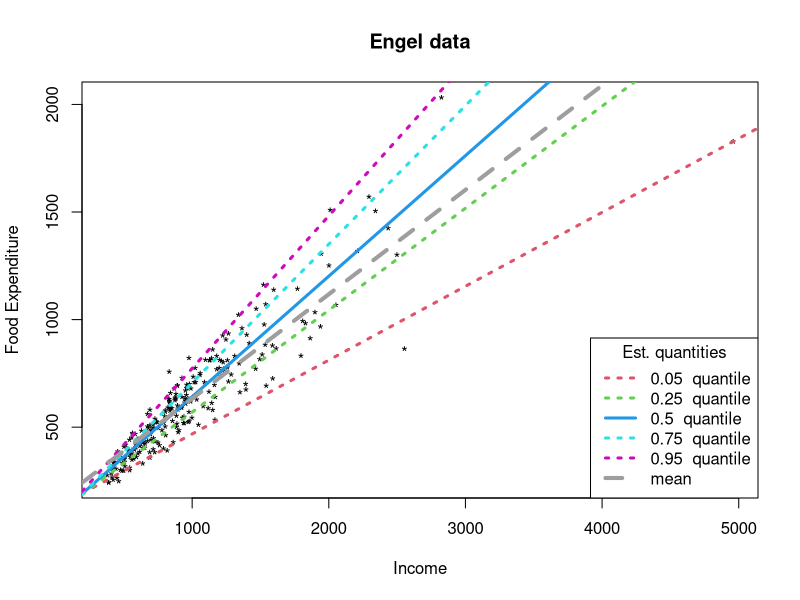
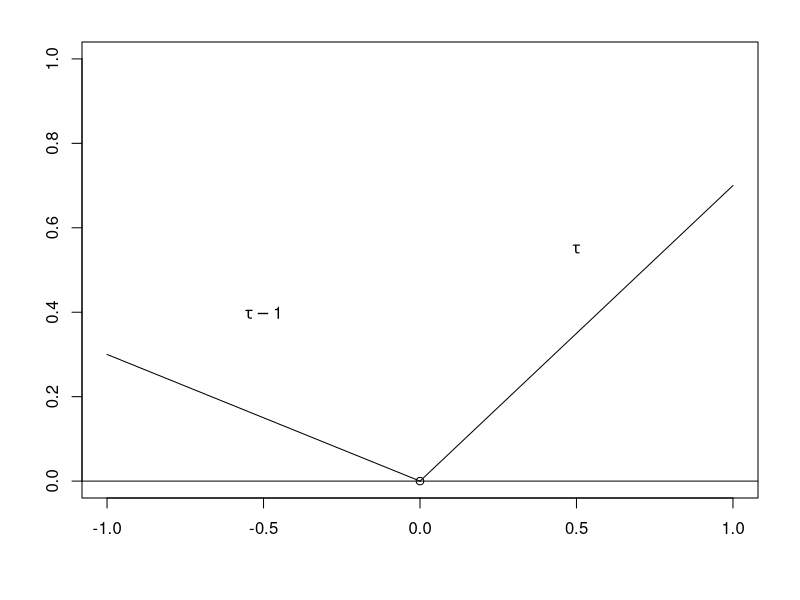
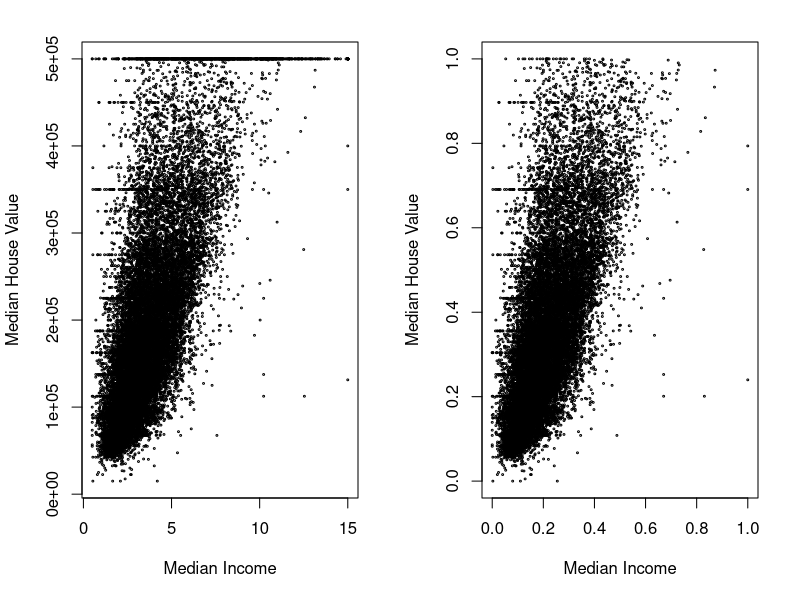
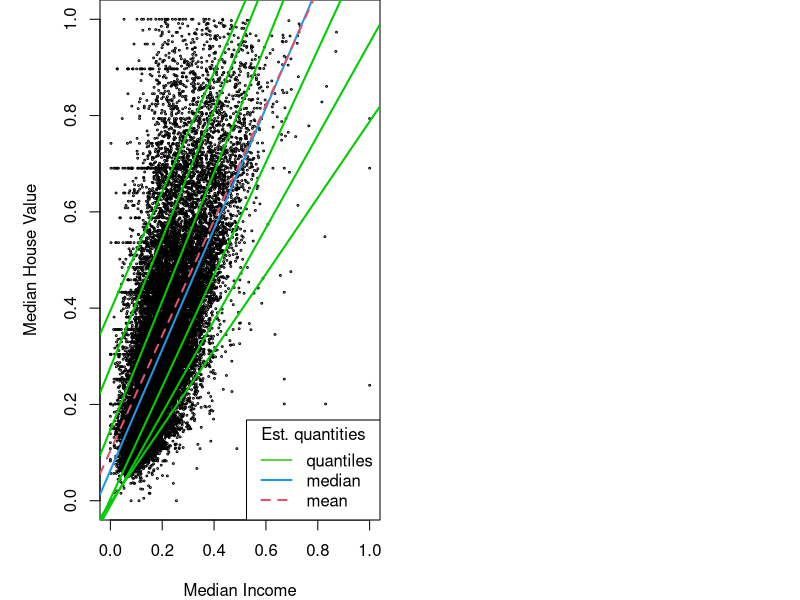

Recreate these plots in R, in order. (Note: this script raises an error after producing the figures.)
## ---- chunk 1
library(MASS)
library(quantreg)
library(grid)
library(gridBase)
library(ggplot2)

knitr::opts_chunk$set(warning=FALSE, message=FALSE, dpi=300, dev='png', global.par = TRUE, dev.args=list(pointsize=10), fig.path = 'figs/', cache = TRUE)

def.chunk.hook  <- knitr::knit_hooks$get("chunk")
knitr::knit_hooks$set(chunk = function(x, options) {
  x <- def.chunk.hook(x, options)
  ifelse(options$size != "normalsize", paste0("\\", options$size,"\n\n", x, "\n\n \\normalsize"), x)
})


hook_output <- knitr::knit_hooks$get("output")
knitr::knit_hooks$set(output = function(x, options) {
  lines <- options$output.lines
  if (is.null(lines)) {
    return(hook_output(x, options))  # pass to default hook
  }
  x <- unlist(strsplit(x, "\n"))
  more <- "..."
  if (length(lines)==1) {        # first n lines
    if (length(x) > lines) {
      # truncate the output, but add ....
      x <- c(head(x, lines), more)
    }
  } else {
    x <- c(if (abs(lines[1])>1 | lines[1]<0) more else NULL,
           x[lines],
           if (length(x)>lines[abs(length(lines))]) more else NULL
          )
  }
  # paste these lines together
  x <- paste(c(x, ""), collapse = "\n")
  hook_output(x, options)
})

## ---- chunk 2
data(engel)
plot(foodexp ~ income, data = engel,
main = "Engel data", xlab ="Income", ylab="Food Expenditure", pch='*', pin=c(2,1))
taus <- c(.05, .25, .50, .75, .95)

rqs <- as.list(taus)

for(i in seq(along = taus)) {
rqs[[i]] <- rq(foodexp ~ income, tau = taus[i], data = engel)
  if (taus[i]==0.50){
    abline(rqs[[i]],col=i+1,lty=1,lwd=3)
  } else {
    abline(rqs[[i]],col=i+1,lty=3,lwd=3)
  }
}

lr<-lm(foodexp ~ income, data = engel)
abline(lr,col=8,lty=2,lwd=4)
#lines(engel$income, fitted(lr), col = 8, lwd=1.5, lty=2)
legend("bottomright",1, legend= c(paste(taus, " quantile"),"mean"),title="Est. quantities",
  col = c((2:(length(taus)+1)),8), lty=c(3,3,1,3,3,2), lwd=c(rep(3,length(taus)),4))
## ---- chunk 3
par(mar=c(5, 4, 2, 2) + 0.1)
plot(0,0,ylim=c(0,1), xlab="", ylab="")
segments(0,0,1,0.7)
segments(0,0,-1,0.3)
abline(h=0)
text(0.5,0.55,expression(tau))
text(-0.5,0.4,expression(tau-1))
## ---- chunk 4
house <- read.csv("house_from_gitsklearn.csv")
summary(house)
## ---- chunk 5

par(mfrow=c(1,2))

plot(house$median_income, house$median_house_value, cex=.25, cex.lab=1,cex.axis=1,
     lheight=0.5,
     xlab="Median Income", ylab="Median House Value")

house <- house[ complete.cases(house), ]

to_scale <- c("median_house_value", "median_income", "households", "population", "total_bedrooms", "total_rooms", "housing_median_age", "latitude", "longitude")

for( str in to_scale){
  house[str] = ((house[str]) - min(house[str])) /
    ( max(house[str]) - min(house[str]) )
}

house <- house[ -which(house$median_house_value == 1), ]

plot(house$median_income, house$median_house_value, cex=.25, cex.lab=1,cex.axis=1,
     lheight=0.5,
     xlab="Median Income", ylab="Median House Value")

## ---- chunk 6

par(mar=c(4,5,0,1))
plot(house$median_income, house$median_house_value, cex=.25, cex.lab=1,cex.axis=1,
     lheight=0.5,
     xlab="Median Income", ylab="Median House Value")

taus <- c(.05,.1,.25,.75,.90,.95)
for( i in 1:length(taus)){
  abline(rq( median_house_value ~ median_income,
             data=house,tau=taus[i]), col="green3", lwd=2)
}

median.rq<-rq( median_house_value ~ median_income,
             data=house,tau=0.5)
abline(median.rq, col=4, lwd=2)


fit <- lm( median_house_value ~ median_income + (median_income*median_income), data=house )
abline(fit,col=2, lwd=2, lty =2 )
legend("bottomright",1, legend= c("quantiles","median","mean"),title="Est. quantities",
  col = c(3,4,2), lty=c(1,1,2), lwd=c(2,2,2))
## ---- chunk 7
population.rq<- rq(population ~ households,
                   data=house, tau=taus)
population.summary<-summary.rqs(population.rq, ci='boot')
population.summary
## ---- chunk 8
set.seed(3)
res.house <- house[ sample(1:nrow(house), 5000), ]
fit <- rq(median_house_value ~ ., tau=taus, data=res.house)
plot.summary.rqs(summary.rqs(fit))
## ---- chunk 9
taus <- c(.05, .10, .25, .50, .75, .90, .95)
fit <- rq( median_house_value ~ median_income, tau=taus, data=house )
## ---- chunk 10
anova.rqs(fit)
## ---- chunk 11
fit.1 <- rq(median_house_value ~ median_income, tau=0.5, data=house)
fit.2 <- rq(median_house_value ~ median_income + total_rooms,
            tau=0.5, data=house)
fit.3 <- rq(median_house_value ~ median_income + total_bedrooms,
            tau=0.5, data=house)

anova.rq(fit.1, fit.2)
anova.rq(fit.1, fit.3)
## ---- chunk 12
newdata <- house[3,]
yy<-predict.rq(object=fit.1,newdata=newdata,
               type="percentile", interval="confidence",
               se='boot')
yy
## ---- chunk 13
set.seed(4)
ns <- c(10, 12, 14)
  
par(mfrow = c(1, length(ns)))
for( i in ns ){
  n <- (2^i)+1
  x <- seq(0, 2, length=n)
  y <- -x + rnorm(n)
  df <- data.frame(x, y)
  b <- boot.rq(x=x, y=y, tau=.5, R = 1000)
  main <- paste(n, "Points")
  m <- mean(b$B) + 1
  s <- sd(b$B)
  hist(b$B + 1, breaks = 30, prob=TRUE, xlab = "B* - B", main = main)
  abline(v=0, add=TRUE, col='red', lty=2, lwd=2)
  abline(v=m, add=TRUE, col='green', lty=2, lwd=2)
  curve(dnorm(x, m, s), add=TRUE)
}

legend("topright", 1, legend = c("real mean","sample mean"), col = c("red", "green"),
       lty=c(2,2), lwd=c(2,2))

## ---- chunk 14
plot(house$longitude, house$median_house_value, xlab="Longitude", ylab="Median House Value", cex=.25, cex.lab=1,cex.axis=1, lheight=0.5)

for(tau in taus){
  fit <- lprq(house$longitude, house$median_house_value, h=0.1, tau=tau, m=50)
  if( tau == 0.5){
    lines(fit$xx, fit$fv, col="4", lwd=2)
  }
  else{
    lines(fit$xx, fit$fv, col="green3", lwd=2)
  }
}

legend("topright",1, legend= c("quantiles","median"),title="Est. quantities",
  col = c(3,4), lty=c(1,1), lwd=c(2,2))

## ---- chunk 15
fhouse<-house
fhouse$longitude <- round(fhouse$longitude * 100)
fhouse$latitude <- round(fhouse$latitude * 100)
fit <- rqss(median_house_value ~ qss(cbind(longitude,latitude),
                                     lambda = 5),
            data = fhouse)
## ---- chunk 16

plot.new() 

gl <- grid.layout(nrow=1, ncol=2)
vp.1 <- viewport(layout.pos.col=1, layout.pos.row=1) 
vp.2 <- viewport(layout.pos.col=2, layout.pos.row=1) 

pushViewport(viewport(layout=gl))
pushViewport(vp.1)

par(new=TRUE, fig=gridFIG())
plot.rqss(fit, axes = FALSE, xlab = "", ylab = "",
          render="contour")
popViewport()

pushViewport(vp.2)
ggplotted <- ggplot(fhouse) + geom_point(
  mapping=aes(x=longitude, y=latitude,
              col=median_house_value)) +
  scale_color_gradientn("median\nhouse value",
                        colours = rainbow(7)) +
  theme(legend.position = c(.8, .8))
print(ggplotted, newpage = FALSE)

popViewport(1)

## ---- chunk 17
newdata1<-fhouse[c("longitude","latitude")]
newdata1$median_house_value<-
  predict.rqss(fit, newdata=newdata1, interval="none")
## ---- chunk 18
plot.new() 

gl <- grid.layout(nrow=1, ncol=2)
vp.1 <- viewport(layout.pos.col=1, layout.pos.row=1) 
vp.2 <- viewport(layout.pos.col=2, layout.pos.row=1) 

pushViewport(viewport(layout=gl))
pushViewport(vp.1)

ggplotted <- ggplot(fhouse) + geom_point(
  mapping=aes(x=longitude, y=latitude,
              col=median_house_value)) +
  scale_color_gradientn("median\nhouse value",
                        colours = rainbow(7)) +
  theme(legend.position = c(.8, .8))
print(ggplotted, newpage = FALSE)
popViewport()

pushViewport(vp.2)
ggplotted <- ggplot(newdata1) + geom_point(
  mapping=aes(x=longitude, y=latitude,
              col=median_house_value)) +
  scale_color_gradientn("median\nhouse value",
                        colours = rainbow(7)) +
  theme(legend.position = c(.8, .8))
print(ggplotted, newpage = FALSE)

popViewport(1)
